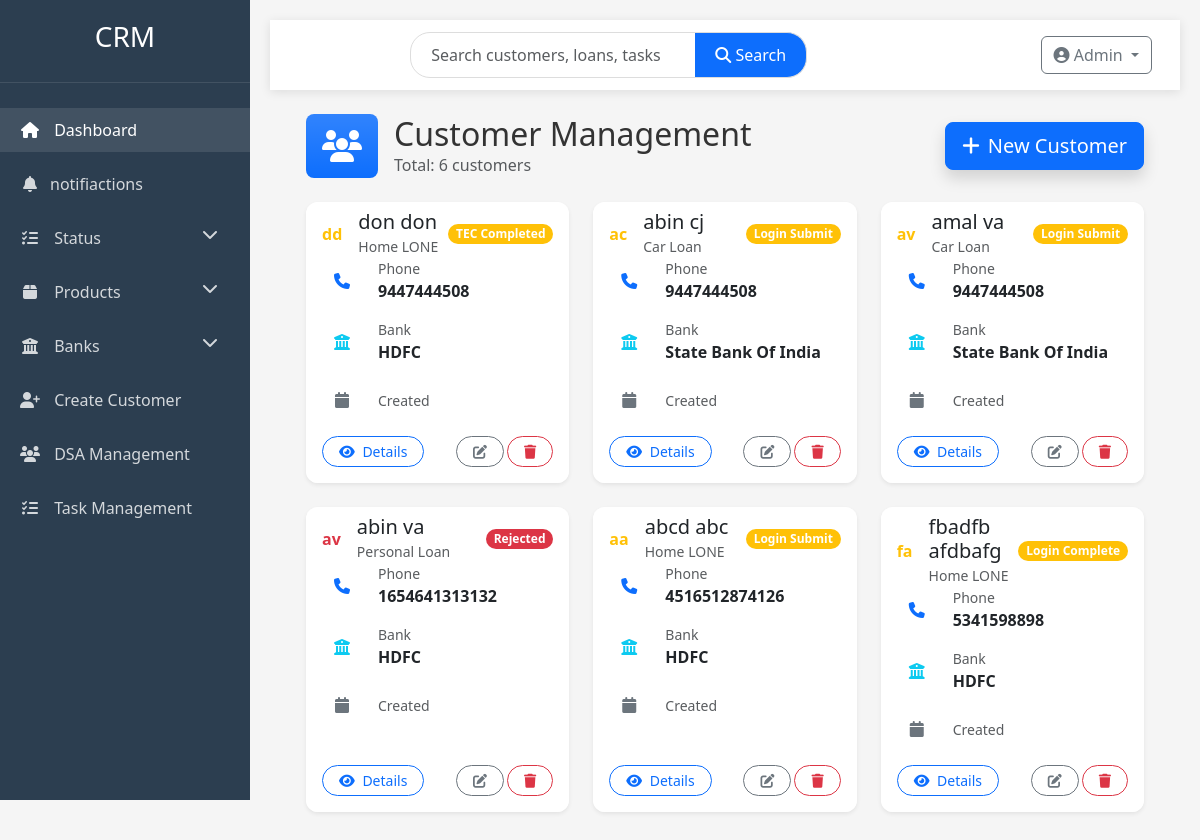
The app's page /customers/, older data.
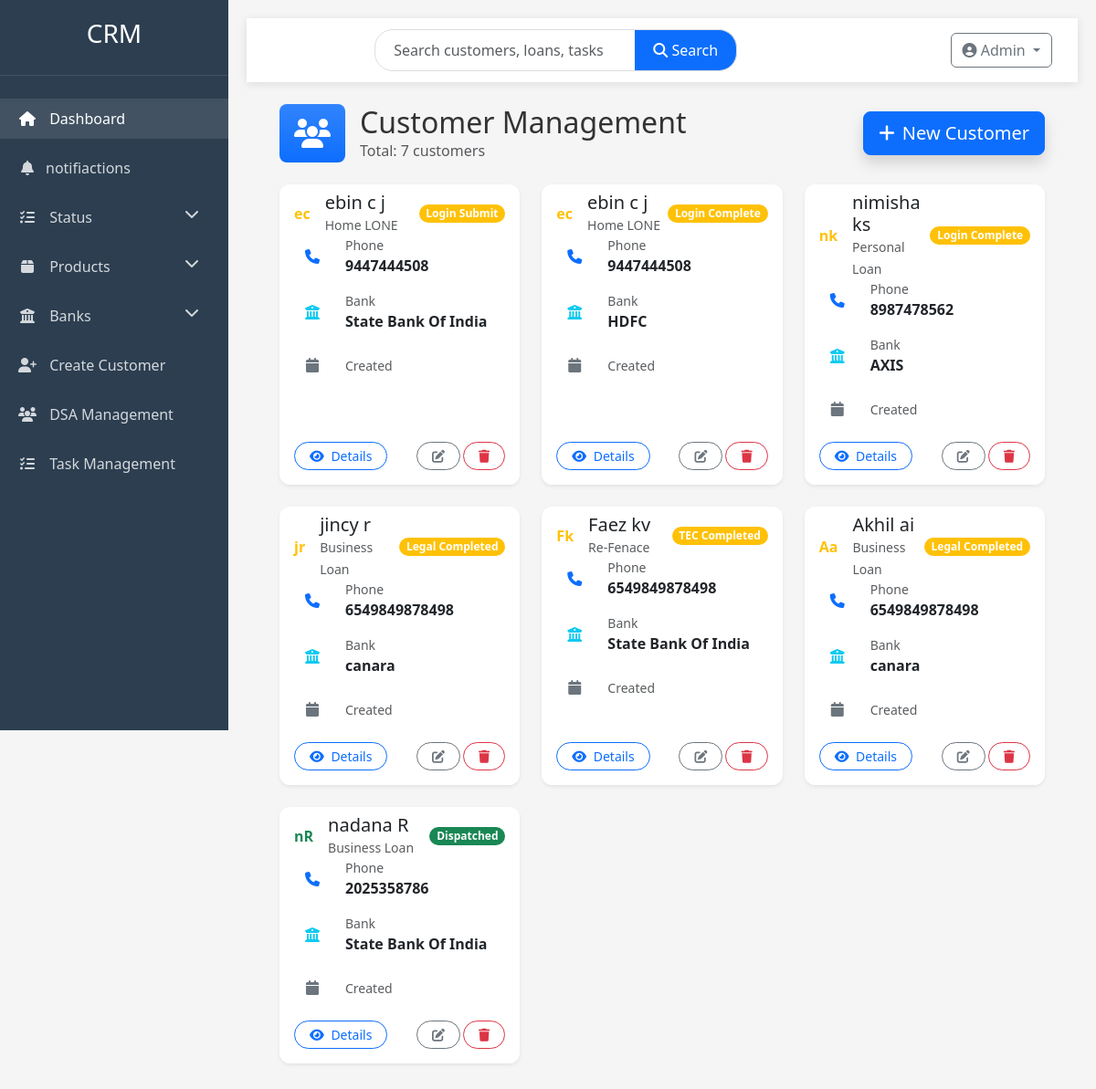
The same page, newer data.
### profiles/models.py (models this page shows, shortened)
class Customer(models.Model):
    f_name = models.CharField(max_length=50)
    l_name = models.CharField(max_length=50)
    phone_num = models.IntegerField()
    product = models.CharField(choices=PRODUCT_CHOICE, max_length=20)
    bank = models.CharField(choices=BANK_CHOICE, max_length=20)
    status = models.CharField(choices=STATUS_CHOICES, max_length=20)
    type = models.CharField(choices=TYPE_CHOICES, max_length=4)
    dsa = models.ForeignKey(DSA, on_delete=models.SET_NULL, null=True, blank=True)
    created_date = models.DateField(auto_now_add=True)

### profiles/views.py (the view)
# urls.py: path('customers/', views.customer_list, name='list'),
def customer_list(request):
    customers = Customer.objects.all()
    return render(request, 'list.html', {'customers': customers})

### templates/list.html (shortened to what this page needs)
{% extends 'base.html' %}
{% block content %}
<div class="animate-fade">
    <div class="container-fluid px-4">
        <div class="d-flex justify-content-between align-items-center mb-4">
            <div class="d-flex align-items-center">
                <div class="icon-shape bg-primary bg-gradient text-white rounded-3 me-3 p-3">
                    <i class="fas fa-users fa-2x"></i>
                </div>
                <div>
                    <h2 class="mb-0">Customer Management</h2>
                    <p class="text-muted mb-0">Total: {{ customers.count }} customers</p>
                </div>
            </div>
            <a href="{% url 'create_customer' %}" class="btn btn-primary btn-lg shadow">
                <i class="fas fa-plus me-2"></i>New Customer
            </a>
        </div>
        {% if customers %}
        <div class="row">
            {% for customer in customers %}
            <div class="col-xl-4 col-lg-6 col-md-6 mb-4">
                <div class="card customer-card h-100 border-0 shadow-sm hover-shadow-lg transition-all">
                    <div class="card-header bg-white d-flex justify-content-between align-items-center border-bottom-0 pb-0">
                        <div class="d-flex align-items-center">
                            <div class="avatar avatar-lg me-3">
                                <span class="avatar-initial rounded-circle bg-{% if customer.status == 'disp' %}success{% elif customer.status == 'reject' %}danger{% else %}warning{% endif %}-light text-{% if customer.status == 'disp' %}success{% elif customer.status == 'reject' %}danger{% else %}warning{% endif %}">
                                    {{ customer.f_name|first }}{{ customer.l_name|first }}
                                </span>
                            </div>
                            <div>
                                <h5 class="mb-0">{{ customer.f_name }} {{ customer.l_name }}</h5>
                                <span class="text-muted small">{{ customer.get_product_display }}</span>
                            </div>
                        </div>
                        <span class="badge bg-{% if customer.status == 'disp' %}success{% elif customer.status == 'reject' %}danger{% else %}warning{% endif %} rounded-pill">
                            {{ customer.get_status_display }}
                        </span>
                    </div>
                    <div class="card-body pt-0">
                        <div class="customer-details">
                            <div class="detail-item d-flex align-items-center mb-3">
                                <div class="icon-container bg-primary-light rounded-circle p-2 me-3">
                                    <i class="fas fa-phone text-primary"></i>
                                </div>
                                <div>
                                    <p class="mb-0 small text-muted">Phone</p>
                                    <p class="mb-0 fw-bold">{{ customer.phone_num }}</p>
                                </div>
                            </div>
                            <div class="detail-item d-flex align-items-center mb-3">
                                <div class="icon-container bg-info-light rounded-circle p-2 me-3">
                                    <i class="fas fa-university text-info"></i>
                                </div>
                                <div>
                                    <p class="mb-0 small text-muted">Bank</p>
                                    <p class="mb-0 fw-bold">{{ customer.get_bank_display }}</p>
                                </div>
                            </div>
                            <div class="detail-item d-flex align-items-center">
                                <div class="icon-container bg-secondary-light rounded-circle p-2 me-3">
                                    <i class="fas fa-calendar text-secondary"></i>
                                </div>
                                <div>
                                    <p class="mb-0 small text-muted">Created</p>
                                </div>
                            </div>
                        </div>
                    </div>
                    <div class="card-footer bg-white border-top-0 pt-0 pb-3">
                        <div class="d-flex justify-content-between">
                            <a href="{% url 'details' customer.pk %}" class="btn btn-sm btn-outline-primary rounded-pill px-3">
                                <i class="fas fa-eye me-1"></i> Details
                            </a>
                            <div class="btn-group">
                                <a href="{% url 'edit' customer.pk %}" class="btn btn-sm btn-outline-secondary rounded-pill px-3 me-1">
                                    <i class="fas fa-edit"></i>
                                </a>
                                <a href="{% url 'delete' customer.pk %}" class="btn btn-sm btn-outline-danger rounded-pill px-3">
                                    <i class="fas fa-trash"></i>
                                </a>
                            </div>
                        </div>
                    </div>
                </div>
            </div>
            {% endfor %}
        </div>
        {% endif %}
    </div>
</div>
{% endblock %}

### templates/base.html (shortened to what this page needs)
<!DOCTYPE html>
<html lang="en">
<head>
    <link href="https://cdn.jsdelivr.net/npm/bootstrap@5.3.0/dist/css/bootstrap.min.css" rel="stylesheet">
    <link rel="stylesheet" href="https://cdnjs.cloudflare.com/ajax/libs/font-awesome/6.4.0/css/all.min.css">
</head>
<body>
    <div class="sidebar" id="sidebar">
        <div class="sidebar-header">
            <h3 class="text-center">
                <a href="{% url 'home' %}" style="color: inherit; text-decoration: none;">CRM</a>
            </h3>
        </div>
        <div class="sidebar-menu">
            <ul class="nav flex-column">
                <li class="nav-item">
                    <a class="nav-link" href="{% url 'list' %}"><i class="fas fa-home"></i> Dashboard</a>
                </li>
                <li class="nav-item">
                    <a class="nav-link" href="{% url 'upcoming_notifications' %}"><i class="fas fa-bell"></i>notifiactions</a>
                </li>
                <li class="nav-item">
                    <a class="nav-link" data-bs-toggle="collapse" href="#statusMenu">
                        <i class="fas fa-tasks"></i> Status <i class="fas fa-chevron-down float-end"></i>
                    </a>
                </li>
                <li class="nav-item">
                    <a class="nav-link" data-bs-toggle="collapse" href="#productMenu">
                        <i class="fas fa-box"></i> Products <i class="fas fa-chevron-down float-end"></i>
                    </a>
                </li>
                <li class="nav-item">
                    <a class="nav-link" data-bs-toggle="collapse" href="#bankMenu">
                        <i class="fas fa-university"></i> Banks <i class="fas fa-chevron-down float-end"></i>
                    </a>
                </li>
                <li class="nav-item">
                    <a class="nav-link" href="{% url 'create_customer' %}"><i class="fas fa-user-plus"></i> Create Customer</a>
                </li>
                <li class="nav-item">
                    <a class="nav-link" href="{% url 'dsa_list' %}"><i class="fas fa-users"></i> DSA Management</a>
                </li>
                <li class="nav-item">
                    <a class="nav-link" href="{% url 'task_list' %}"><i class="fas fa-tasks"></i> Task Management</a>
                </li>
            </ul>
        </div>
    </div>
    <div class="main-content" id="mainContent">
        <div class="top-navbar mb-4">
            <div class="container-fluid">
                <div class="row align-items-center gx-0">
                    <div class="col-lg-6 col-md-7 mx-lg-auto px-2">
                        <div class="search-container">
                            <form class="search-form" method="GET" action="{% url 'search' %}">
                                <div class="input-group search-input-group">
                                    <input type="search"
                                           class="form-control search-input"
                                           placeholder="Search customers, loans, tasks..."
                                           name="keyword"
                                           aria-label="Search">
                                    <button class="btn btn-primary search-button" type="submit">
                                        <i class="fas fa-search"></i>
                                        <span class="search-button-text"> Search</span>
                                    </button>
                                </div>
                            </form>
                        </div>
                    </div>
                    <div class="col-auto user-dropdown-container pe-3">
                        <div class="dropdown">
                            <button class="btn btn-outline-secondary dropdown-toggle"
                                    type="button"
                                    id="userDropdown"
                                    data-bs-toggle="dropdown">
                                <i class="fas fa-user-circle"></i>
                                <span class="user-dropdown-text"> Admin</span>
                            </button>
                        </div>
                    </div>
                </div>
            </div>
        </div>
        <div class="container-fluid">
            {% block content %}{% endblock %}
        </div>
    </div>
</body>
</html>

### templates/base.html (style rules this page uses)
:root { --primary-color: #3498db; --secondary-color: #2c3e50; --accent-color: #e74c3c; --light-color: #ecf0f1; --dark-color: #2c3e50; --sidebar-width: 250px; }
body { font-family: 'Segoe UI', Tahoma, Geneva, Verdana, sans-serif; background-color: #f5f5f5; color: #333; display: flex; min-height: 100vh; overflow-x: hidden; }
.sidebar { width: var(--sidebar-width); background-color: var(--secondary-color); color: white; position: fixed; height: 100vh; padding: 20px 0; transition: all 0.3s; z-index: 1000; overflow-y: auto; }
.sidebar-header { padding: 0 20px 20px; border-bottom: 1px solid rgba(255, 255, 255, 0.1); }
.sidebar-menu { padding: 20px 0; }
.nav-link { color: rgba(255, 255, 255, 0.8); padding: 10px 20px; margin: 5px 0; border-radius: 0; transition: all 0.3s; }
.nav-link:hover, .nav-link.active { color: white; background-color: rgba(255, 255, 255, 0.1); }
.nav-link i { margin-right: 10px; width: 20px; text-align: center; }
.main-content { margin-left: var(--sidebar-width); width: calc(100% - var(--sidebar-width)); padding: 20px; transition: all 0.3s; overflow-x: auto; }
.top-navbar { background-color: white; box-shadow: 0 2px 10px rgba(0, 0, 0, 0.1); padding: 0.75rem 0; position: sticky; top: 0; z-index: 100; }
.search-container { width: 100%; max-width: 600px; margin: 0 auto; padding: 0 15px; }
.search-form { width: 100%; }
.search-input-group { width: 100%; }
.search-input { border-radius: 20px 0 0 20px !important; padding: 10px 20px; border: 1px solid #ddd; }
.search-button { border-radius: 0 20px 20px 0 !important; padding: 10px 20px; min-width: 100px; border: 1px solid #ddd; border-left: none; }
.user-dropdown-container { margin-left: auto; padding-right: 15px; }

### templates/list.html (style rules this page uses)
:root { --primary-color: #4361ee; --primary-light: rgba(67, 97, 238, 0.1); --success-light: rgba(40, 167, 69, 0.1); --warning-light: rgba(255, 193, 7, 0.1); --danger-light: rgba(220, 53, 69, 0.1); --info-light: rgba(23, 162, 184, 0.1); --secondary-light: rgba(108, 117, 125, 0.1); }
.customer-card { transition: all 0.3s ease; border-radius: 12px; overflow: hidden; }
.hover-shadow-lg { box-shadow: 0 2px 10px rgba(0, 0, 0, 0.05); }
.transition-all { transition: all 0.3s ease; }
.avatar-initial { display: flex; align-items: center; justify-content: center; font-weight: 600; }
.icon-shape { display: inline-flex; align-items: center; justify-content: center; }
.detail-item { transition: all 0.3s ease; }
.icon-container { width: 40px; height: 40px; display: flex; align-items: center; justify-content: center; }

Row changes from the older to the newer data that the page shows:
removed Customer: f_name|first "d", l_name|first "d", f_name "don", l_name "don", product "Home LONE", status "TEC Completed", phone_num "9447444508", bank "HDFC"
removed Customer: f_name|first "a", l_name|first "c", f_name "abin", l_name "cj", product "Car Loan", status "Login Submit", phone_num "9447444508", bank "State Bank Of India"
removed Customer: f_name|first "a", l_name|first "v", f_name "abin", l_name "va", product "Personal Loan", status "Rejected", phone_num "1654641313132", bank "HDFC"
removed Customer: f_name|first "a", l_name|first "a", f_name "abcd", l_name "abc", product "Home LONE", status "Login Submit", phone_num "4516512874126", bank "HDFC"
removed Customer: f_name|first "f", l_name|first "a", f_name "fbadfb", l_name "afdbafg", product "Home LONE", status "Login Complete", phone_num "5341598898", bank "HDFC"
added Customer: f_name|first "e", l_name|first "c", f_name "ebin", l_name "c j", product "Home LONE", status "Login Submit", phone_num "9447444508", bank "State Bank Of India"
added Customer: f_name|first "e", l_name|first "c", f_name "ebin", l_name "c j", product "Home LONE", status "Login Complete", phone_num "9447444508", bank "HDFC"
added Customer: f_name|first "n", l_name|first "k", f_name "nimisha", l_name "ks", product "Personal Loan", status "Login Complete", phone_num "8987478562", bank "AXIS"
added Customer: f_name|first "j", l_name|first "r", f_name "jincy", l_name "r", product "Business Loan", status "Legal Completed", phone_num "6549849878498", bank "canara"
added Customer: f_name|first "F", l_name|first "k", f_name "Faez", l_name "kv", product "Re-Fenace", status "TEC Completed", phone_num "6549849878498", bank "State Bank Of India"
changed Customer: f_name|first "a" → "A"; l_name|first "v" → "a"; f_name "amal" → "Akhil"; l_name "va" → "ai"; product "Car Loan" → "Business Loan"; status "Login Submit" → "Legal Completed"; phone_num "9447444508" → "6549849878498"; bank "State Bank Of India" → "canara"
added Customer: f_name|first "n", l_name|first "R", f_name "nadana", l_name "R", product "Business Loan", status "Dispatched", phone_num "2025358786", bank "State Bank Of India"
Text that changed along with them:
{{ customers.count }}: "6" → "7"
